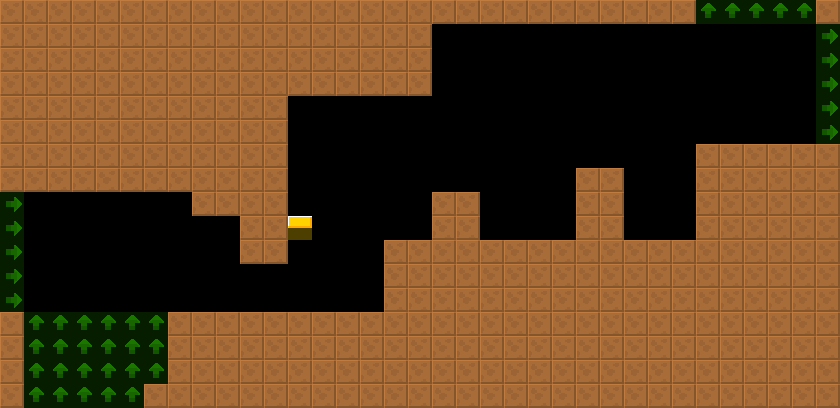

Below is a game level as drawn by its tile map, then a one-line description and the .tmx that defines it (tile-layer data replaced by summaries):
An orthogonal 35x17 tile map with 24x24 px tiles, 2 tile layers (col, lnk), 2 tilesets and 5 objects (5x Spikes).

<map version="1.4" tiledversion="1.4.2" orientation="orthogonal" renderorder="right-down" width="35" height="17" tilewidth="24" tileheight="24" infinite="0" nextlayerid="4" nextobjectid="8">
 <tileset firstgid="6" source="../../lnk.tsx" />
 <tileset firstgid="1" source="../../col.tsx" />
 <layer id="1" name="col" width="35" height="17">
  <data>[595 cells, 349 non-empty, 2 distinct tile ids]</data>
 </layer>
 <layer id="2" name="lnk" width="35" height="17" opacity="0.5">
  <data>[595 cells, 38 non-empty, 2 distinct tile ids]</data>
 </layer>
 <objectgroup id="3" name="markers" opacity="0.5">
  <object id="1" name="Spikes" type="Spikes" x="288" y="96" width="96" height="24">
   <properties>
    <property name="yr" value="0" />
    <property name="xr" value="0" />
   </properties>
  </object>
  <object id="2" name="Spikes" type="Spikes" x="384" y="216" width="48" height="24">
   <properties>
    <property name="yr" value="0" />
    <property name="xr" value="0" />
   </properties>
  </object>
  <object id="3" name="Spikes" type="Spikes" x="480" y="216" width="96" height="24">
   <properties>
    <property name="yr" value="0" />
    <property name="xr" value="0" />
   </properties>
  </object>
  <object id="4" name="Spikes" type="Spikes" x="624" y="216" width="72" height="24">
   <properties>
    <property name="yr" value="0" />
    <property name="xr" value="0" />
   </properties>
  </object>
  <object id="5" name="Spikes" type="Spikes" x="240" y="264" width="48" height="24">
   <properties>
    <property name="yr" value="0" />
    <property name="xr" value="0" />
   </properties>
  </object>
 </objectgroup>
</map>
